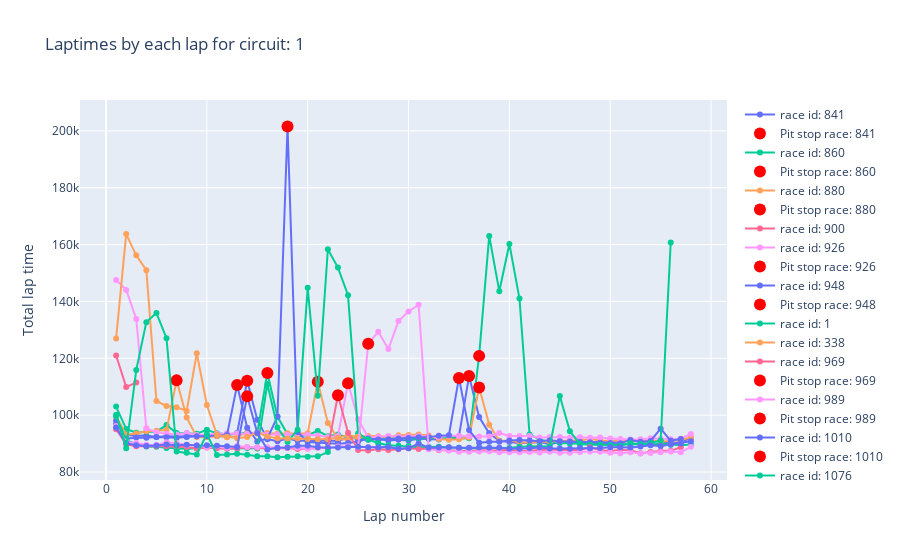

Notebook source saved alongside this figure:
### Code cell
fig = go.Figure()

circuit_id = 1

lap_times_selected_driver_circuit = master_lap_time_data[
    master_lap_time_data["circuitId"] == circuit_id
]
list_race_id = lap_times_selected_driver_circuit["raceId"].unique().tolist()

for race_id in list_race_id:

    lap_times_race = lap_times_selected_driver_circuit[
        lap_times_selected_driver_circuit["raceId"] == race_id
    ]

    fig.add_trace(
        go.Scatter(
            x=lap_times_race["lap"],
            y=lap_times_race["milliseconds"],
            mode="lines+markers",
            name=f"race id: {race_id}",
        )
    )
    condition = lap_times_race["isPitStop"]

    fig.add_trace(
        go.Scatter(
            x=lap_times_race.loc[condition, "lap"],
            y=lap_times_race.loc[condition, "milliseconds"],
            mode="markers",
            marker=dict(color="red", size=12, symbol="circle"),
            name=f"Pit stop race: {race_id}",
        )
    )

    fig.update_layout(
        title=f"Laptimes by each lap for circuit: {circuit_id}",
        xaxis_title="Lap number",
        yaxis_title="Total lap time",
    )
fig.show()

### Figure 1 — Plotly figure (JSON) as saved in the notebook; plotly's stock layout.template omitted (floating-point values rounded to 4 significant figures)
{"data": [{"mode": "lines+markers", "name": "race id: 841", "type": "scatter", "x": [1, 2, 3, 4, 5, 6, 7, 8, 9, 10, 11, 12, 13, 14, 15, 16, 17, 18, 19, 20, 21, 22, 23, 24, 25, 26, 27, 28, 29, 30, 31, 32, 33, 34, 35, 36, 37, 38, 39, 40, 41, 42, 43, 44, 45, 46, 47, 48, 49, 50, 51, 52, 53, 54, 55, 56, 57, 58], "y": [98109, 93006, 92713, 92803, 92342, 92605, 92502, 92537, 93240, 92572, 92669, 92902, 93698, 112075, 98385, 91548, 90800, 91810, 91018, 91055, 91288, 91084, 90875, 92240, 91699, 91328, 91568, 91113, 91339, 91054, 91707, 91611, 91406, 91871, 92597, 113737, 99321, 93632, 91005, 90530, 90140, 90419, 90503, 89844, 90470, 90669, 90297, 90471, 90710, 90732, 90873, 91087, 90671, 90656, 90899, 89962, 90516, 91946]}, {"marker": {"color": "red", "size": 12, "symbol": "circle"}, "mode": "markers", "name": "Pit stop race: 841", "type": "scatter", "x": [14, 36], "y": [112075, 113737]}, {"mode": "lines+markers", "name": "race id: 860", "type": "scatter", "x": [1, 2, 3, 4, 5, 6, 7, 8, 9, 10, 11, 12, 13, 14, 15, 16, 17, 18, 19, 20, 21, 22, 23, 24, 25, 26, 27, 28, 29, 30, 31, 32, 33, 34, 35, 36, 37, 38, 39, 40, 41, 42, 43, 44, 45, 46, 47, 48, 49, 50, 51, 52, 53, 54, 55, 56, 57, 58], "y": [103029, 95160, 93848, 94148, 94174, 96499, 93690, 93632, 93500, 94853, 93605, 93308, 93582, 93685, 93750, 114857, 99517, 93273, 92764, 92945, 94467, 92588, 93174, 92182, 92028, 92056, 92162, 91741, 92107, 91621, 91794, 92059, 91947, 91843, 91865, 91874, 120851, 163068, 143569, 160235, 141015, 93226, 91477, 90585, 90221, 90033, 89899, 90160, 90287, 90033, 89888, 89690, 89869, 89587, 89995, 89590, 89417, 89682]}, {"marker": {"color": "red", "size": 12, "symbol": "circle"}, "mode": "markers", "name": "Pit stop race: 860", "type": "scatter", "x": [16, 37], "y": [114857, 120851]}, {"mode": "lines+markers", "name": "race id: 880", "type": "scatter", "x": [1, 2, 3, 4, 5, 6, 7, 8, 9, 10, 11, 12, 13, 14, 15, 16, 17, 18, 19, 20, 21, 22, 23, 24, 25, 26, 27, 28, 29, 30, 31, 32, 33, 34, 35, 36, 37, 38, 39, 40, 41, 42, 43, 44, 45, 46, 47, 48, 49, 50, 51, 52, 53, 54, 55, 56, 57, 58], "y": [99646, 93106, 93550, 94374, 94496, 94748, 112236, 99173, 92317, 92209, 92690, 92239, 92587, 93665, 93586, 93756, 93494, 93609, 93524, 93644, 111776, 97277, 91657, 91379, 92268, 92667, 92545, 92140, 92911, 93037, 93154, 92839, 91577, 91318, 91538, 92125, 109744, 96665, 90890, 91110, 90459, 90409, 90589, 90723, 91029, 91073, 91064, 91695, 91097, 91068, 90998, 90807, 90966, 91182, 90793, 90883, 91285, 92185]}, {"marker": {"color": "red", "size": 12, "symbol": "circle"}, "mode": "markers", "name": "Pit stop race: 880", "type": "scatter", "x": [7, 21, 37], "y": [112236, 111776, 109744]}, {"mode": "lines+markers", "name": "race id: 900", "type": "scatter", "x": [1, 2, 3], "y": [120977, 109947, 111460]}, {"marker": {"color": "red", "size": 12, "symbol": "circle"}, "mode": "markers", "name": "Pit stop race: 900", "type": "scatter", "x": [], "y": []}, {"mode": "lines+markers", "name": "race id: 926", "type": "scatter", "x": [1, 2, 3, 4, 5, 6, 7, 8, 9, 10, 11, 12, 13, 14, 15, 16, 17, 18, 19, 20, 21, 22, 23, 24, 25, 26, 27, 28, 29, 30, 31, 32, 33, 34, 35, 36, 37, 38, 39, 40, 41, 42, 43, 44, 45, 46, 47, 48, 49, 50, 51, 52, 53, 54, 55, 56, 57, 58], "y": [147522, 144069, 133846, 95361, 94027, 93438, 93197, 93754, 92991, 93074, 93490, 93597, 93513, 93374, 93853, 93173, 93229, 93146, 93168, 93145, 92859, 92307, 92664, 111263, 98543, 92115, 92429, 92670, 92432, 92518, 92698, 92443, 92300, 92856, 92633, 92567, 92456, 92518, 93729, 92644, 92673, 92653, 92129, 92334, 92288, 92054, 92259, 92037, 92127, 91754, 91578, 91457, 91492, 91847, 91719, 91478, 91717, 93383]}, {"marker": {"color": "red", "size": 12, "symbol": "circle"}, "mode": "markers", "name": "Pit stop race: 926", "type": "scatter", "x": [24], "y": [111263]}, {"mode": "lines+markers", "name": "race id: 948", "type": "scatter", "x": [1, 2, 3, 4, 5, 6, 7, 8, 9, 10, 11, 12, 13, 14, 15, 16, 17, 18, 19, 20, 21, 22, 23, 24, 25, 26, 27, 28, 29, 30, 31, 32, 33, 34, 35, 36, 37, 38, 39, 40, 41, 42, 43, 44, 45, 46, 47, 48, 49, 50, 51, 52, 53, 54, 55, 56, 57], "y": [96916, 91664, 92167, 92014, 92273, 92204, 92080, 92289, 92578, 92571, 92960, 93014, 110574, 95604, 90757, 91809, 99423, 201551, 94070.0, 90524, 90374, 90207, 89951, 90185, 90719, 91764, 91454, 91507, 91809, 92003, 92228, 92227, 92795, 92937, 113109, 94747, 90251, 90612, 90627, 91064, 91220, 91104, 90814, 91196, 90779, 90725, 90590, 90463, 90271, 90168, 90137, 91262, 90665, 90907, 95239, 90965, 91634]}, {"marker": {"color": "red", "size": 12, "symbol": "circle"}, "mode": "markers", "name": "Pit stop race: 948", "type": "scatter", "x": [13, 18, 35], "y": [110574, 201551, 113109]}, {"mode": "lines+markers", "name": "race id: 1", "type": "scatter", "x": [1, 2, 3, 4, 5, 6, 7, 8, 9, 10, 11, 12, 13, 14, 15, 16, 17, 18, 19, 20, 21, 22, 23, 24, 25, 26, 27, 28, 29, 30, 31, 32, 33, 34, 35, 36, 37, 38, 39, 40, 41, 42, 43, 44, 45, 46, 47, 48, 49, 50, 51, 52, 53, 54, 55, 56], "y": [99647, 91173, 89752, 88999, 88849, 88424, 88235, 88140, 88331, 88970, 88862, 88387, 88260, 88457, 88279, 110990, 95628, 90580, 94856, 144788, 106868, 158375, 151909, 142185, 93553, 91452, 90116, 89431, 89242, 89120, 88686, 88819, 88875, 88604, 88528, 88173, 88557, 88459, 88369, 88448, 88852, 89082, 89102, 88976, 106765, 94308, 89862, 89555, 89628, 89507, 89225, 90154, 89721, 90237, 91092, 160783]}, {"marker": {"color": "red", "size": 12, "symbol": "circle"}, "mode": "markers", "name": "Pit stop race: 1", "type": "scatter", "x": [], "y": []}, {"mode": "lines+markers", "name": "race id: 338", "type": "scatter", "x": [1, 2, 3, 4, 5, 6, 7, 8, 9, 10, 11, 12, 13, 14, 15, 16, 17, 18, 19, 20, 21, 22, 23, 24, 25], "y": [126947, 163696, 156229, 150999, 104978, 103250, 102775, 101476, 121768, 103572, 93057, 92439, 91856, 92287, 93925, 92447, 91866, 91812, 91744, 91626, 91558, 91556, 92064, 92939, 92391]}, {"marker": {"color": "red", "size": 12, "symbol": "circle"}, "mode": "markers", "name": "Pit stop race: 338", "type": "scatter", "x": [], "y": []}, {"mode": "lines+markers", "name": "race id: 969", "type": "scatter", "x": [1, 2, 3, 4, 5, 6, 7, 8, 9, 10, 11, 12, 13, 14, 15, 16, 17, 18, 19, 20, 21, 22, 23, 24, 25, 26, 27, 28, 29, 30, 31, 32, 33, 34, 35, 36, 37, 38, 39, 40, 41, 42, 43, 44, 45, 46, 47, 48, 49, 50, 51, 52, 53, 54, 55, 56, 57], "y": [95078, 89727, 89043, 89128, 89127, 89083, 88865, 88753, 88234, 88657, 88393, 88221, 88372, 88690, 88507, 88221, 88364, 88478, 88118, 88224, 88578, 88501, 106995, 93830, 87726, 87598, 88046, 87726, 88009, 88388, 88119, 88226, 87701, 87628, 87483, 87347, 87620, 87490, 87586, 87718, 87386, 87448, 87819, 87954, 87735, 87695, 87735, 88707, 87613, 87422, 87782, 87618, 86638, 87007, 87369, 87437, 88709]}, {"marker": {"color": "red", "size": 12, "symbol": "circle"}, "mode": "markers", "name": "Pit stop race: 969", "type": "scatter", "x": [23], "y": [106995]}, {"mode": "lines+markers", "name": "race id: 989", "type": "scatter", "x": [58, 57, 56, 55, 54, 53, 52, 51, 50, 49, 48, 47, 46, 45, 44, 43, 42, 41, 40, 39, 38, 37, 36, 35, 34, 33, 32, 31, 30, 29, 28, 27, 26, 25, 24, 23, 22, 21, 20, 19, 18, 17, 16, 15, 14, 13, 12, 11, 10, 9, 8, 7, 6, 5, 4, 3, 2, 1], "y": [88863, 86990, 87236, 86983, 86711, 86469, 86968, 86604, 86804, 87084, 87237, 86997, 86766, 86785, 87081, 86872, 87022, 86946, 86909, 86947, 87309, 87175, 87123, 87100, 87559, 87889, 87998, 138857, 136470, 133109, 123248, 129347, 125108, 88787, 89030, 88954, 88515, 88561, 88245, 88488, 88534, 88596, 88704, 88685, 88801, 89109, 88405, 89025, 88665, 89375, 89481, 90177, 90497, 89540, 89610, 90177, 90562, 96194]}, {"marker": {"color": "red", "size": 12, "symbol": "circle"}, "mode": "markers", "name": "Pit stop race: 989", "type": "scatter", "x": [26], "y": [125108]}, {"mode": "lines+markers", "name": "race id: 1010", "type": "scatter", "x": [1, 2, 3, 4, 5, 6, 7, 8, 9, 10, 11, 12, 13, 14, 15, 16, 17, 18, 19, 20, 21, 22, 23, 24, 25, 26, 27, 28, 29, 30, 31, 32, 33, 34, 35, 36, 37, 38, 39, 40, 41, 42, 43, 44, 45, 46, 47, 48, 49, 50, 51, 52, 53, 54, 55, 56, 57, 58], "y": [95626, 90095, 89371, 89124, 89310, 89666, 89418, 89557, 89282, 89394, 89246, 89102, 88789, 106627, 93692, 87954, 88561, 88657, 89248, 89227, 88701, 88514, 88637, 88702, 88899, 88710, 88705, 88759, 88207, 88343, 90051, 88489, 88658, 88736, 88494, 88557, 88607, 88561, 88555, 88203, 88215, 88389, 88585, 88275, 88249, 88214, 88400, 88380, 88432, 88746, 88706, 88644, 89006, 89438, 89159, 89683, 90057, 90822]}, {"marker": {"color": "red", "size": 12, "symbol": "circle"}, "mode": "markers", "name": "Pit stop race: 1010", "type": "scatter", "x": [14], "y": [106627]}, {"mode": "lines+markers", "name": "race id: 1076", "type": "scatter", "x": [1, 2, 3, 4, 5, 6, 7, 8, 9, 10, 11, 12, 13, 14, 15, 16, 17, 18, 19, 20, 21, 22], "y": [100136, 88340, 115920, 132726, 135917, 127088, 87194, 86763, 86179, 93354, 85984, 86150, 86423, 86074, 85575, 85554, 85189, 85367, 85503, 85398, 85505, 87005]}, {"marker": {"color": "red", "size": 12, "symbol": "circle"}, "mode": "markers", "name": "Pit stop race: 1076", "type": "scatter", "x": [], "y": []}], "layout": {"title": {"text": "Laptimes by each lap for circuit: 1"}, "xaxis": {"title": {"text": "Lap number"}}, "yaxis": {"title": {"text": "Total lap time"}}}}
